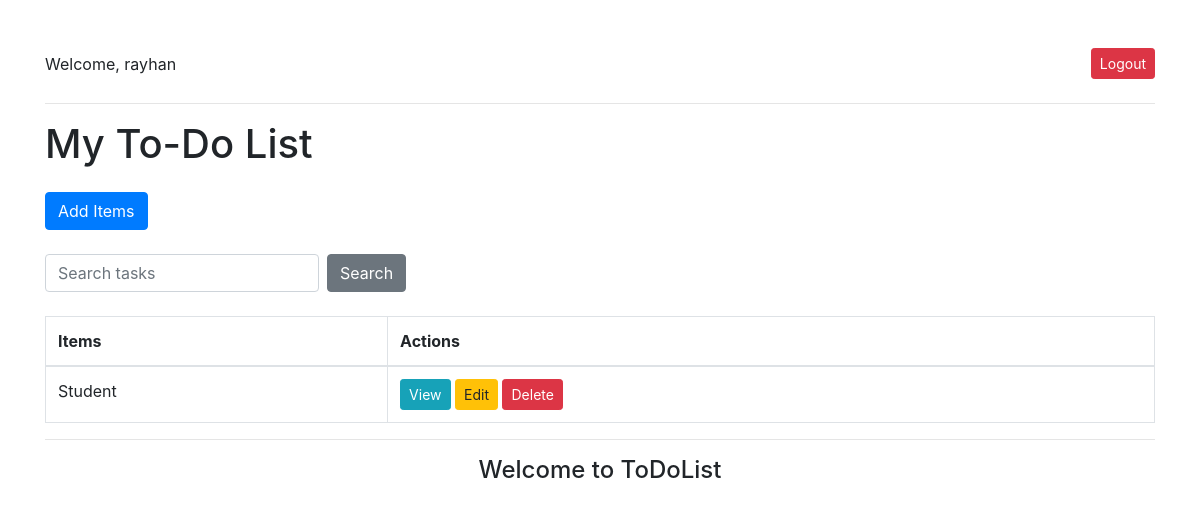
Page / (signed in) on the earlier database version.
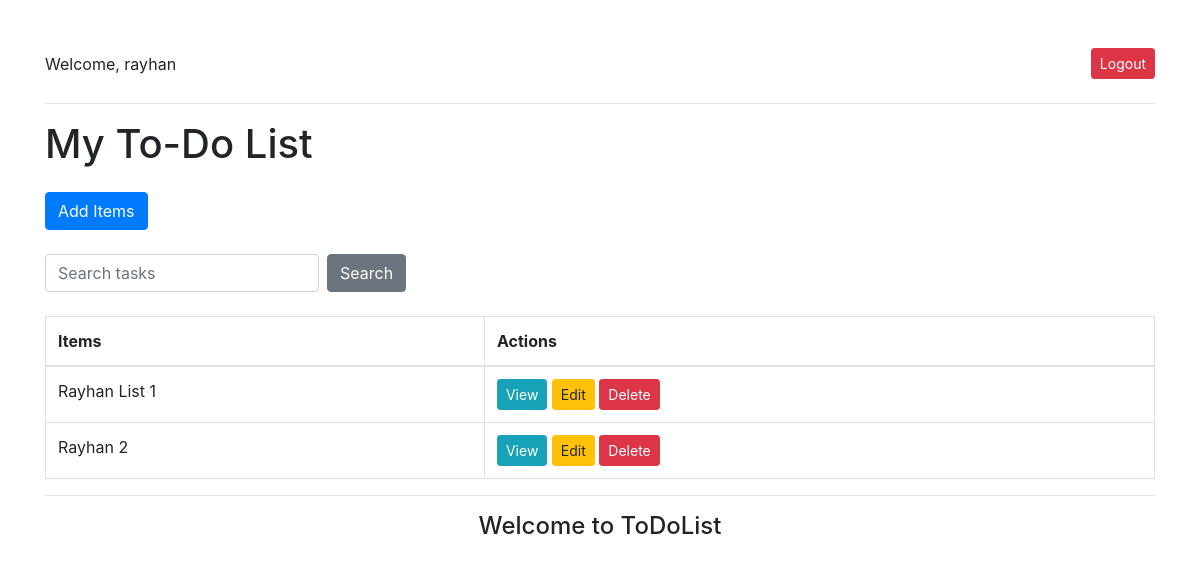
Same page on the later database version.
### baseapp/models.py (models this page shows, shortened)
class Task(models.Model):
    user = models.ForeignKey(User, on_delete=models.CASCADE, null=True, blank=True)
    title = models.CharField(max_length=200, null=True, blank=True)
    description = models.TextField(null=True, blank=True)
    complete = models.BooleanField(default=False)
    created = models.DateTimeField(auto_now_add=True)
    class Meta:
        ordering = ['complete']

### baseapp/views.py (the view)
# urls.py: path('', TaskList.as_view(), name='tasks'),
class TaskList(LoginRequiredMixin, ListView):
    model = Task
    context_object_name = 'tasks'
    def get_context_data(self, **kwargs):
        context = super().get_context_data(**kwargs)
        context['tasks'] = context['tasks'].filter(user = self.request.user)
        context['count'] = context['tasks'].filter(complete = False).count()
        search_input = self.request.GET.get('search-area') or ''
        if search_input:
            context['tasks'] = context['tasks'].filter(
                title__icontains = search_input
                )
        context['search_input'] = search_input
        return context

### baseapp/templates/baseapp/task_list.html (shortened to what this page needs)
<!DOCTYPE html>
<html lang="en">
<head>
    <link href="https://stackpath.bootstrapcdn.com/bootstrap/4.5.2/css/bootstrap.min.css" rel="stylesheet">
</head>
<body>
<div class="container mt-5">
    {% if request.user.is_authenticated %}
        <div class="d-flex justify-content-between align-items-center mb-4">
            <div>
                <p class="mb-0">Welcome, {{ request.user }}</p>
            </div>
            <div>
                <a href="#" onclick="event.preventDefault(); document.getElementById('logout-form').submit();" class="btn btn-danger btn-sm">Logout</a>
            </div>
        </div>
        <hr>
        <h1 class="mb-4">My To-Do List</h1>
        <div class="mb-4">
            <a href="{% url 'task-create' %}" class="btn btn-primary">Add Items</a>
        </div>
        <form method="GET" class="form-inline mb-4">
            <input type="text" name="search-area" class="form-control mr-2" value="{{ search_input }}" placeholder="Search tasks">
            <input type="submit" value="Search" class="btn btn-secondary">
        </form>
        <table class="table table-bordered">
            <thead>
                <tr>
                    <th>Items</th>
                    <th>Actions</th>
                </tr>
            </thead>
            <tbody>
                {% for task in tasks %}
                <tr>
                    <td>{{ task.title }}</td>
                    <td>
                        <a href="{% url 'task' task.id %}" class="btn btn-info btn-sm">View</a>
                        <a href="{% url 'task-update' task.id %}" class="btn btn-warning btn-sm">Edit</a>
                        <a href="{% url 'task-delete' task.id %}" class="btn btn-danger btn-sm">Delete</a>
                    </td>
                </tr>
                {% empty %}
                <tr>
                    <td colspan="2" class="text-center">No items in the List!</td>
                </tr>
                {% endfor %}
            </tbody>
        </table>
    {% else %}
        <div class="text-center">
            <h3>Please <a href="{% url 'login' %}">Log In</a> to access your to-do list</h3>
        </div>
    {% endif %}
    <hr>
    <h4 class="text-center">Welcome to ToDoList</h4>
</div>
</body>
</html>

Differences in the rows shown:
removed Task: title "Student"
added Task: title "Rayhan List 1"
added Task: title "Rayhan 2"
